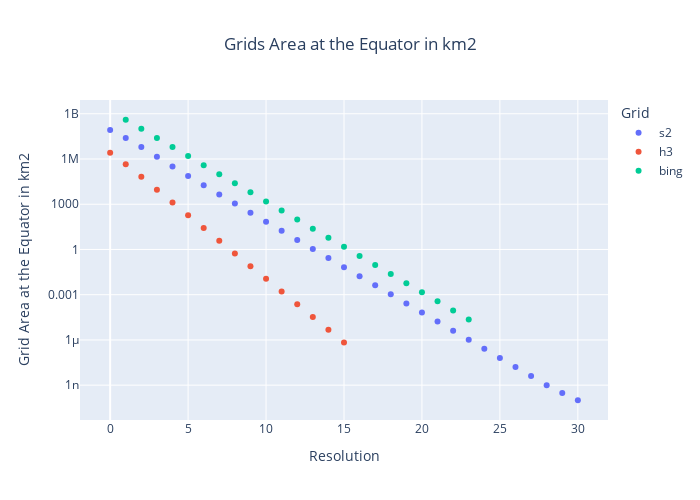

This figure's notebook cell:
### Code cell
px.scatter(df1, x='resolution', y='area', 
           color='grid_type',
           title=f'Grids Area at the Equator in km2',
           height=500, width=700,
           log_y=True,
           labels={'area': 'Grid Area at the Equator in km2',
                   'resolution': 'Resolution', 'grid_type': 'Grid'}
          ).update(layout=dict(title=dict(x=0.5)))

### Figure 1 — Plotly figure (JSON) as saved in the notebook; plotly's stock layout.template omitted (floating-point values rounded to 4 significant figures)
{"data": [{"hovertemplate": "Grid=s2<br>Resolution=%{x}<br>Grid Area at the Equator in km2=%{y}<extra></extra>", "legendgroup": "s2", "marker": {"color": "#636efa", "symbol": "circle"}, "mode": "markers", "name": "s2", "orientation": "v", "showlegend": true, "type": "scatter", "x": [0, 1, 2, 3, 4, 5, 6, 7, 8, 9, 10, 11, 12, 13, 14, 15, 16, 17, 18, 19, 20, 21, 22, 23, 24, 25, 26, 27, 28, 29, 30], "xaxis": "x", "y": [84150000.0, 24600000.0, 6273000.0, 1394000.0, 317100.0, 75010.0, 18210.0, 4483.0, 1112.0, 277.0, 69.11, 17.26, 4.313, 1.078, 0.2695, 0.06736, 0.01684, 0.00421, 0.001052, 0.0002631, 6.578e-05, 1.644e-05, 4.111e-06, 1.028e-06, 2.569e-07, 6.42e-08, 1.61e-08, 4e-09, 1e-09, 3e-10, 1e-10], "yaxis": "y"}, {"hovertemplate": "Grid=h3<br>Resolution=%{x}<br>Grid Area at the Equator in km2=%{y}<extra></extra>", "legendgroup": "h3", "marker": {"color": "#EF553B", "symbol": "circle"}, "mode": "markers", "name": "h3", "orientation": "v", "showlegend": true, "type": "scatter", "x": [0, 1, 2, 3, 4, 5, 6, 7, 8, 9, 10, 11, 12, 13, 14, 15], "xaxis": "x", "y": [2577000.0, 449500.0, 66120.0, 9250.0, 1322.0, 188.4, 26.93, 3.849, 0.5499, 0.07856, 0.01122, 0.001603, 0.0002291, 3.272e-05, 4.674e-06, 6.678e-07], "yaxis": "y"}, {"hovertemplate": "Grid=bing<br>Resolution=%{x}<br>Grid Area at the Equator in km2=%{y}<extra></extra>", "legendgroup": "bing", "marker": {"color": "#00cc96", "symbol": "circle"}, "mode": "markers", "name": "bing", "orientation": "v", "showlegend": true, "type": "scatter", "x": [1, 2, 3, 4, 5, 6, 7, 8, 9, 10, 11, 12, 13, 14, 15, 16, 17, 18, 19, 20, 21, 22, 23], "xaxis": "x", "y": [401500000.0, 100400000.0, 25090000.0, 6273000.0, 1568000.0, 392100.0, 98020.0, 24510.0, 6126.0, 1532.0, 382.9, 95.73, 23.93, 5.983, 1.496, 0.3739, 0.09348, 0.02337, 0.005843, 0.001461, 0.0003652, 9.129e-05, 2.282e-05], "yaxis": "y"}], "layout": {"height": 500, "legend": {"title": {"text": "Grid"}, "tracegroupgap": 0}, "title": {"text": "Grids Area at the Equator in km2", "x": 0.5}, "width": 700, "xaxis": {"anchor": "y", "autorange": true, "domain": [0, 1], "range": [-1.935, 31.93], "title": {"text": "Resolution"}, "type": "linear"}, "yaxis": {"anchor": "x", "autorange": true, "domain": [0, 1], "range": [-11.31, 9.914], "title": {"text": "Grid Area at the Equator in km2"}, "type": "log"}}}
